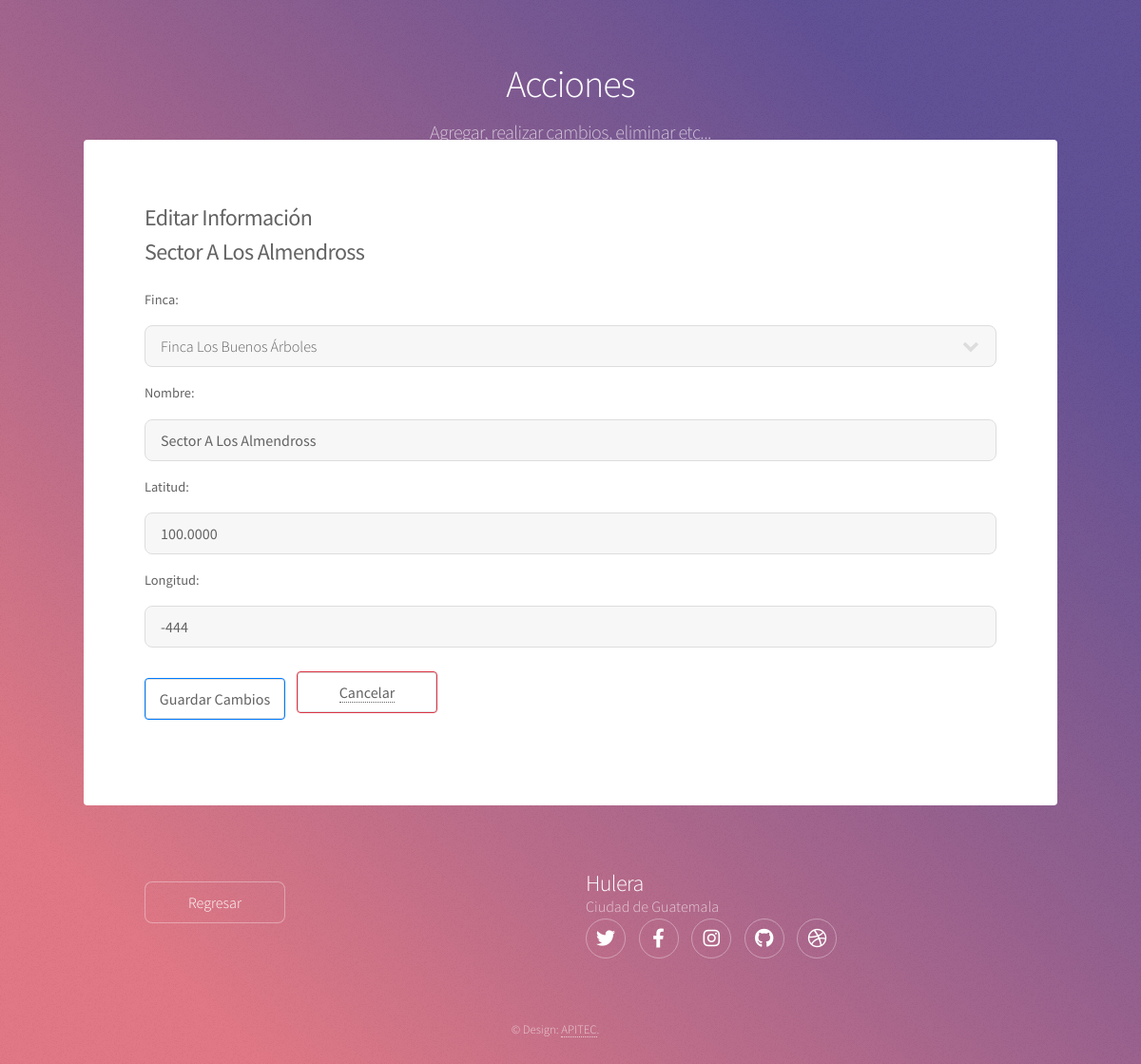
Screenshot of /estate/edit-plot/3/ with the database file from the repository.
### estate/models.py (models this page shows, shortened)
class Plot(models.Model):
    land = models.ForeignKey(Land, on_delete=models.CASCADE)
    name = models.CharField(max_length=100)
    latitude = models.CharField(max_length=100)
    length = models.CharField(max_length=100)

class Land(models.Model):
    name = models.CharField(max_length=100)
    country = models.CharField(max_length=100)
    region = models.CharField(max_length=100)

### estate/views.py (the view)
# urls.py: path('edit-plot/<int:plot_pk>/', views.edit_plot, name='edit-plot'),
def edit_plot(request, plot_pk):
    if request.method == 'POST':
        post_land = Land.objects.get(pk=request.POST['land'])
        updated_plot = Plot.objects.get(pk=plot_pk)
        updated_plot.land = post_land
        updated_plot.name = request.POST['name']
        updated_plot.latitude = request.POST['latitude']
        updated_plot.length = request.POST['length']
        updated_plot.save()
        return HttpResponseRedirect(reverse('estate:actions-plot', kwargs={'user_pk': plot_pk}))
    elif request.method == 'GET':
        template = 'estate/edit_plot.html'
        land_plot = Plot.objects.get(pk=plot_pk)
        context = {
            'plot': Plot.objects.get(pk=plot_pk),
            'lands': Land.objects.all(),
            'land_instance': land_plot,
            'plot_pk': plot_pk,
        }
        return render(request, template, context)
    return HttpResponse('No se puede guardar')

### estate/templates/estate/edit_plot.html (shortened to what this page needs)
<!DOCTYPE HTML>
{% load static %}
<html>
	<head>
        <link rel="stylesheet" href="https://stackpath.bootstrapcdn.com/bootstrap/4.3.1/css/bootstrap.min.css">
		<link rel="stylesheet" href="{% static 'assets/css/main.css' %}" />
	</head>
	<body class="is-preload">
			<div id="wrapper">
					<header id="header">
						<h1>Acciones</h1>
						<p>Agregar, realizar cambios, eliminar etc...</p>
					</header>
					<div id="main">
							<section id="content" class="main">
								<h2><strong>Editar Información <br>{{ plot.name }}</strong></h2>
                                <form action="{% url 'estate:edit-plot' plot.pk %}" method="POST">
                                  <div class="form-group">
                                    <label style="padding-top: 2em;">Finca:</label>
                                      <select name="land">
                                          {% for land in lands %}
                                          <option value="{{ land.id }}" {% if land.id == land_instance.land.id %} selected="selected" {% endif %}>{{ land.name }}</option>
                                          {% endfor %}
                                      </select>
                                  </div>
                                  <div class="form-group">
                                    <label>Nombre:</label>
                                    <input type="text" class="form-control" value="{{ plot.name }}" name="name" placeholder="Nombre" required>
                                  </div>
                                  <div class="form-group">
                                    <label>Latitud:</label>
                                    <input type="text" class="form-control" value="{{ plot.latitude }}" name="latitude" placeholder="Latitud" required>
                                  </div>
                                  <div class="form-group">
                                    <label>Longitud:</label>
                                    <input type="text" class="form-control" value="{{ plot.length }}" name="length" placeholder="Longitud" required>
                                  </div>
                                  <button type="submit" class="btn btn-primary">Guardar Cambios</button>
                                </form>
                              <button type="submit" class="btn btn-danger" style="margin-top: -9.5em; margin-left: 10em;"><a href="{% url 'estate:actions-plot' plot.pk %}">Cancelar</a></button>
                            </section>
					</div>
					<footer id="footer">
						<section>
							<ul class="actions">
                                <br><li><a href="{% url 'estate:actions-plot' plot.pk %}" class="button" style="margin-top: 1em;">Regresar</a></li>
							</ul>
						</section>
						<section>
							<h2>Hulera</h2>
								<dd>Ciudad de Guatemala</dd>
							<ul class="icons">
								<li><a href="#" class="icon brands fa-twitter alt"><span class="label">Twitter</span></a></li>
								<li><a href="#" class="icon brands fa-facebook-f alt"><span class="label">Facebook</span></a></li>
								<li><a href="#" class="icon brands fa-instagram alt"><span class="label">Instagram</span></a></li>
								<li><a href="#" class="icon brands fa-github alt"><span class="label">GitHub</span></a></li>
								<li><a href="#" class="icon brands fa-dribbble alt"><span class="label">Dribbble</span></a></li>
							</ul>
						</section>
						<p class="copyright">&copy; Design: <a href="http://apitec.io/" target="_blank">APITEC</a>.</p>
					</footer>
			</div>
	</body>
</html>

### rows the page displays
Plot: name "Sector A Los Almendross", land "Finca Los Buenos Árboles", latitude "100.0000", length "-444"
